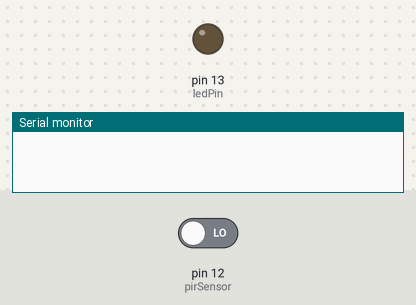
A sketch run on a simulated Arduino Uno, built with avr-gcc and run on an emulated ATmega328P. On the bench: output pins drawn as LEDs (lit = HIGH), the last lines printed to the serial monitor. Inputs (shaded band) come from the test bench; at power-on: pin 12 (pirSensor) LOW.

Above: at 1.2 s.
1.3 s: pin 12 (pirSensor) driven HIGH
At 2.3 s:
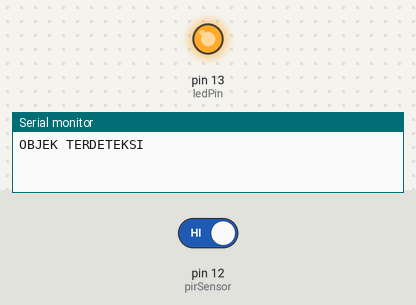
2.8 s: pin 12 (pirSensor) driven LOW
At 3.5 s:
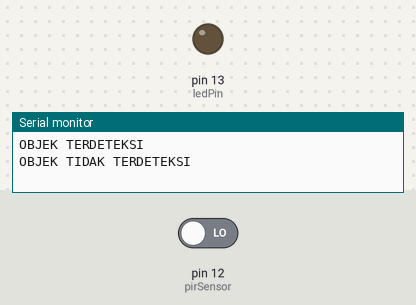
Timing chart, 0 to 5.8 s (numbered marks = the images above; inputs shaded):
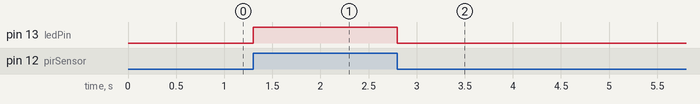

Measured:
- after the input at 1.3 s, pin 13 (ledPin): LOW → HIGH at once
- after the input at 2.8 s, pin 13 (ledPin): HIGH → LOW at once

The sketch:

PIR_1.ino
```cpp
int ledPin = 13;                // LED
int pirSensor = 12;                 // PIR Out pin
int pirStatus = LOW;                   // PIR status
int nilaiPIR = 0;

void setup() {
  pinMode(ledPin, OUTPUT);
  pinMode(pirSensor, INPUT);

  Serial.begin(9600);
}

void loop(){
  nilaiPIR = digitalRead(pirSensor);
  if (nilaiPIR == HIGH){
    digitalWrite(ledPin, HIGH);
    if (pirStatus == LOW){
      Serial.println("OBJEK TERDETEKSI");
      pirStatus = HIGH;
    }
  } else {
    digitalWrite(ledPin, LOW);
    if (pirStatus == HIGH){
      Serial.println("OBJEK TIDAK TERDETEKSI");
      pirStatus = LOW;
    }
  }

}
```
